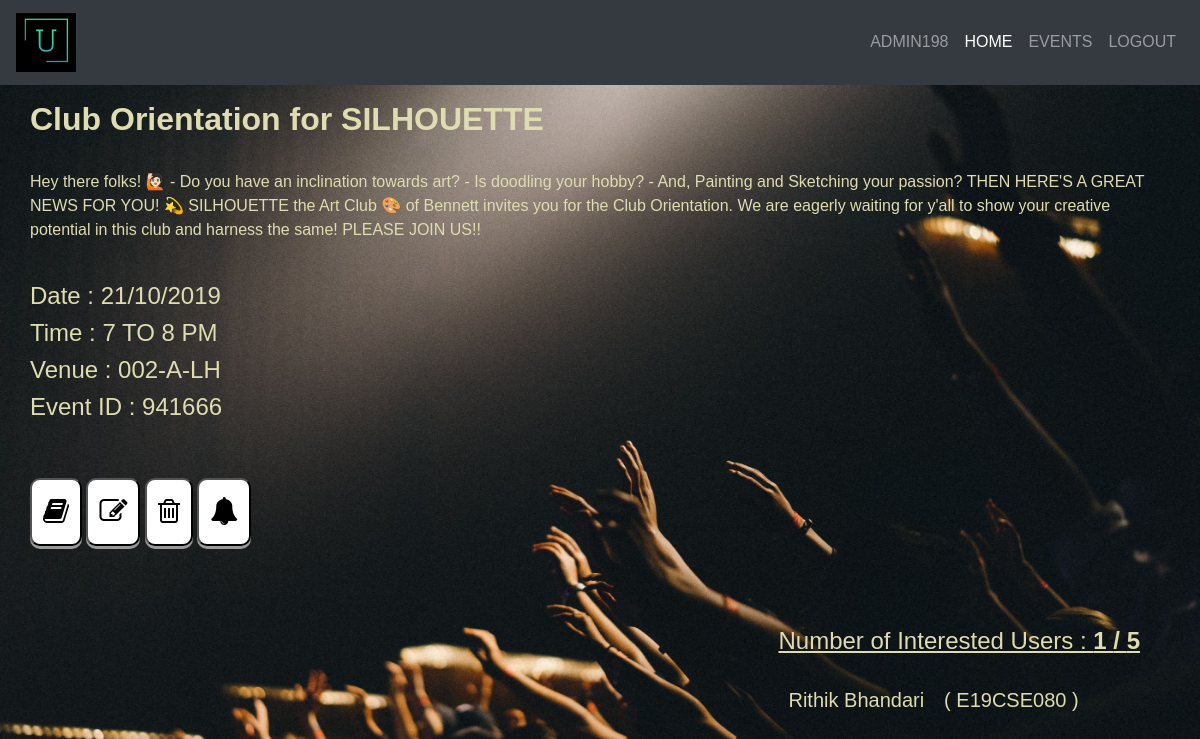
Page /events/941666 (signed in) on the earlier database version.
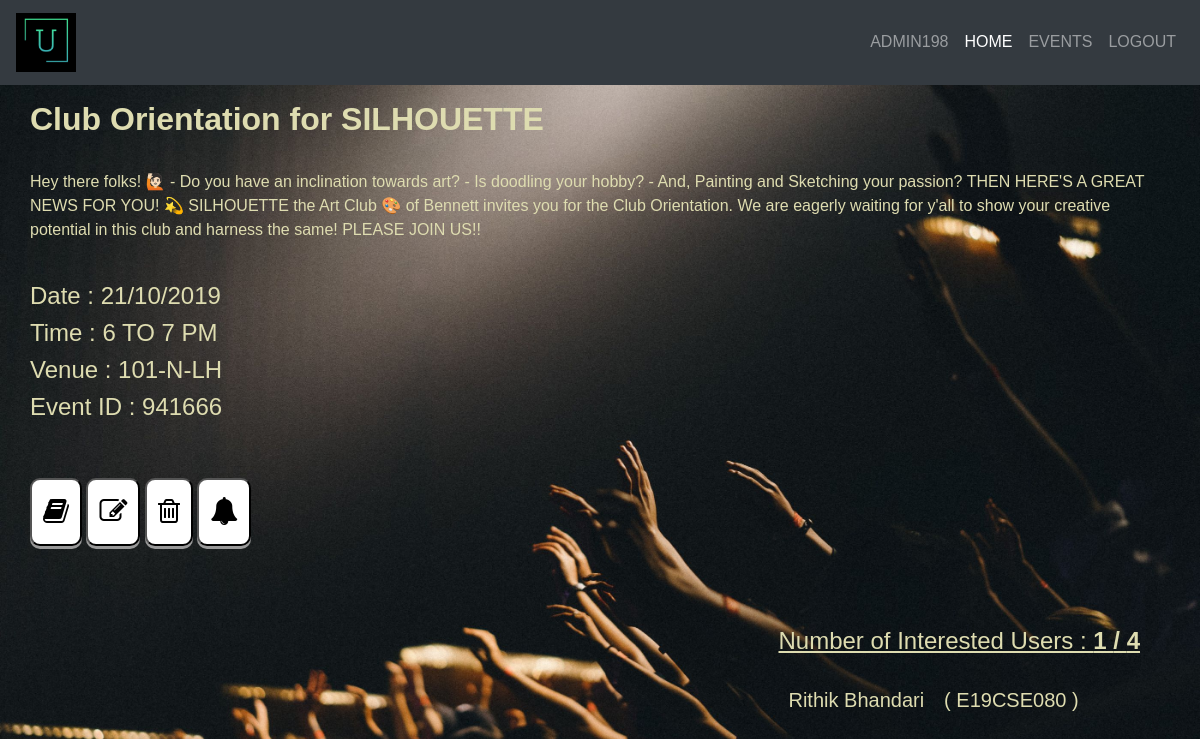
Same page on the later database version.
### models.py (models this page shows, shortened)
class EventsModel(db.Model):
    __tablename__ = 'events'
    ID = db.Column(db.String(8), nullable=False, primary_key=True)
    EventHeading = db.Column(db.String(255), nullable=False)
    EventDescription = db.Column(db.Text, nullable=False)
    EventDate = db.Column(db.String(20), nullable=False)
    EventTime = db.Column(db.String(255), nullable=False)
    EventVenue = db.Column(db.String(255), nullable=False)

class UserModel(db.Model):
    __tablename__ = 'users'
    Name = db.Column(db.String(255), nullable=False)
    ID = db.Column(db.String(15), nullable=False, primary_key=True)
    Password = db.Column(db.String(100), nullable=False)
    InterestedActivities = db.Column(db.Text, nullable=False, default='')

### views_events.py (the view)
@app.route(URL_PREFIX + '/<string:event_id>')
def display_event(event_id):
    if 'user' in session or 'admin' in session:  # logged in
        e = EventsModel.query.filter_by(ID=event_id).first()
        if e is None:
            flash(f"Event  With ID : '{event_id}' Does Not Exist", 'success')
            print(f"Event  With ID : '{event_id}' Does Not Exist")
            return redirect(URL_PREFIX)
        else:
            users_interested = []
            num_interested = 0
            total_users_registered = 0
            if 'admin' in session:    # if admin in session then show names of interested users
                rs = UserModel.query.all()
                total_users_registered = len(rs)
                for i in rs:
                    if event_id in i.InterestedActivities:
                        users_interested.append([i.ID,i.Name])
                num_interested = len(users_interested)
            return render_template('events/display-event-page.html', event=e,
                                   users_interested=users_interested,
                                   num_interested=num_interested,
                                   total_users_registered=total_users_registered
                                   )
    else:
        flash("Not Logged In", 'danger')
        print("Not Logged In")
        return redirect('/login')

### app.py (called while the page is built)
def get_session():
    return session

@app.before_request
def make_session_permanent():
    session.permanent = True
    app.permanent_session_lifetime = timedelta(minutes=15)

### templates/events/display-event-page.html (shortened to what this page needs)
{% extends "layout.html" %}
{% set session = get_session() %}
{% block body %}
<h2><b>{{ event.EventHeading }}</b></h2>
<br>
<p>{{ event.EventDescription }}</p>
<br>
<h4>Date : {{ event.EventDate }}</h4>
<h4>Time : {{ event.EventTime }}</h4>
<h4>Venue : {{ event.EventVenue }}</h4>
{% if 'admin' in session %}
<h4>Event ID : {{ event.ID }}</h4>
{% endif %}
<br/>
<br/>
{% if 'user' in session %}
<a href="/events/add-to-fav/{{event.ID}}" data-toggle="tooltip" title="Add To Favourites">
    <button>
        <i class="fa fa-thumbs-up"></i>
    </button>
</a>
{% elif 'admin' in session %}
<a href="/events/{{event.ID}}" data-toggle="tooltip" title="Read More">
    <button>
        <i class="fa fa-book"></i>
    </button>
</a>
 <a href="/events/modify/{{event.ID}}" data-toggle="tooltip" title="Modify Event">
     <button>
         <i class="fa fa-edit"></i>
     </button>
 </a>
<a href="/events/delete/{{event.ID}}" data-toggle="tooltip" title="Delete Event">
    <button>
        <i class="fa fa-trash-o"></i>
    </button>
</a>
<a href="/events/send-reminder/{{event.ID}}" data-toggle="tooltip" title="Send Reminder">
    <button>
        <i class="fa fa-bell"></i>
    </button>
</a>
<div class="user-data-events">
{% if users_interested %}
    <h4><u>Number of Interested Users : <b>{{ num_interested }} / {{ total_users_registered }}</b></u></h4>
    <br/>
    <table>
    {% for user in users_interested %}
        <tr>
            <td><h5>{{user[1]}}</h5></td>
            <td><h5>( {{user[0]}} )</h5></td>
        </tr>
    {% endfor %}
    </table>
{% endif %}
{% endif %}
</div>
{% endblock %}

### templates/layout.html (shortened to what this page needs)
<!DOCTYPE html>
<html lang="en">
<head>
    <link rel="stylesheet" href="https://stackpath.bootstrapcdn.com/bootstrap/4.3.1/css/bootstrap.min.css"
>
    {% block head %}
    <link rel="stylesheet" href="https://cdnjs.cloudflare.com/ajax/libs/font-awesome/4.7.0/css/font-awesome.min.css">
    <link rel="stylesheet" type="text/css" href="{{ url_for('static',filename='css/layout-style.css') }}">
    {% endblock %}
</head>
<body>
{% set session = get_session() %}
    <header>
        <nav class="navbar navbar-expand-lg navbar-dark bg-dark fixed-top">
            <a class="navbar-brand" href="/"><img src="{{ url_for('static',filename='img/logo.png') }}" alt="Logo"
                    width="60">
            </a>
            <div class="collapse navbar-collapse" id="navbarSupportedContent">
                <ul class="navbar-nav ml-auto">
                    <li class="nav-item">
                        <a class="nav-link" href="/dashboard">{{ session['name'] }}</a>
                    </li>
                    <li class="nav-item active">
                        <a class="nav-link" href="/">HOME<span class="sr-only">(current)</span></a>
                    </li>
                    <li class="nav-item">
                        <a class="nav-link" href="/events">EVENTS</a>
                    </li>
                    {% if 'user' in session or 'admin' in session %}
                    <li class="nav-item">
                        <a class="nav-link" href="/logout">LOGOUT</a>
                    </li>
                    {% else %}
                    <li class="nav-item">
                        <a class="nav-link" href="/login">LOGIN</a>
                    </li>
                    {% endif %}
                </ul>
            </div>
        </nav>
    </header>
    <section class="content">
        {% block body %}{% endblock %}
    </section>
</body>
</html>

### static/css/layout-style.css (style rules this page uses)
:root { --primary-color: white; --card-background: #dedcb0; --text-color: black; --card-button-color: #fff; }
* { padding: 0; margin: 0; font-family: sans-serif; }
body { background: url("/static/img/bg.jpg"); background-size: cover; }
a { color: var(--text-color); }
section[class="content"] { padding-top: 100px; width: 95%; justify-content: center; margin: 0 auto; }
input[type="button"],button { background-color: var(--card-button-color); padding: 5px; text-align: center; border-radius: 10px; text-decoration: none; display: inline-block; font-size: 16px; cursor: pointer; outline: none; box-shadow: 0 3px #999; transition: 0.1s; }
a button { font-size:28px; padding:11px; }
header { position: absolute; z-index: 2; width: 100%; }
.user-data-events { color:var(--card-background); position:absolute; bottom:10%; right:5%; }

### templates/events/display-event-page.html (style rules this page uses)
h2,h4,p { color:#dedcb0; }
td { text-align:center; padding:0 10px; }

Differences in the rows shown:
changed EventsModel "Club Orientation for SILHOUETTE": EventTime "7 TO 8 PM" → "6 TO 7 PM"; EventVenue "002-A-LH" → "101-N-LH"
Other differences:
{{ total_users_registered }}: "5" → "4"
